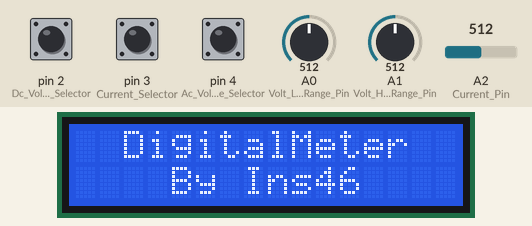
Recording of a sketch running on a simulated Arduino Uno, built with avr-gcc and run on an emulated ATmega328P. Shown: 16×2 character LCD. The test bench sets the inputs (shaded band); at power-on: pin 2 (Dc_Voltage_Selector) HIGH, pin 3 (Current_Selector) HIGH, pin 4 (Ac_Voltage_Selector) HIGH, A0 (Volt_Low_Range_Pin) = 512, A1 (Volt_High_Range_Pin) = 512, A2 (Current_Pin) = 512. What the sketch prints to the serial monitor is not drawn.

Above: at 0.1 s.
3.3 s: pin 2 (Dc_Voltage_Selector) pulled LOW for 0.15 s
At 4.2 s:
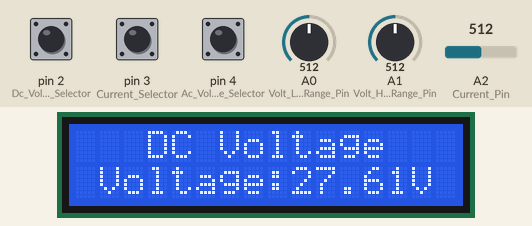
4.9 s: pin 3 (Current_Selector) pulled LOW for 0.15 s
At 5.4 s:
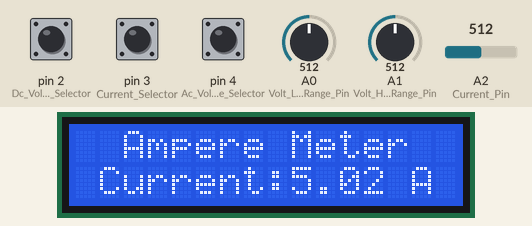
6.5 s: pin 4 (Ac_Voltage_Selector) pulled LOW for 0.15 s
At 7.7 s:
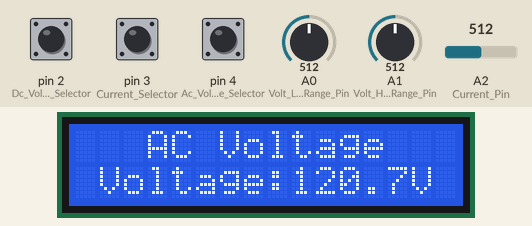
8.1 s: pin 2 (Dc_Voltage_Selector) pulled LOW for 1 s
At 9.0 s:
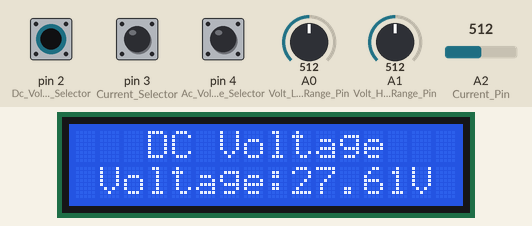
10.6 s: pin 3 (Current_Selector) pulled LOW for 1 s
At 10.9 s:
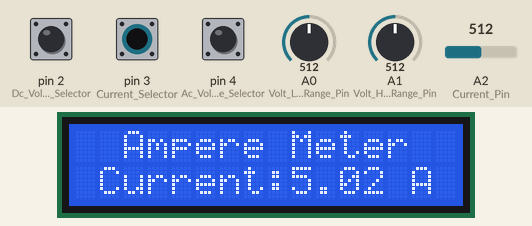
Timing chart, 0 to 13.6 s (numbered marks = the images above; inputs shaded):
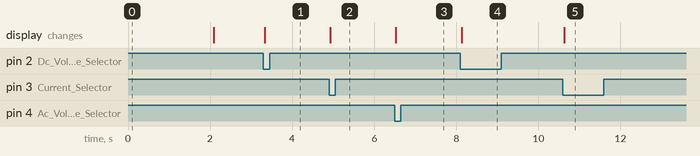

The sketch:

Digita_Meter_Programming.ino
```cpp
#include <Wire.h>
#include <LiquidCrystal_I2C.h>
LiquidCrystal_I2C lcd(0x27, 16, 2);

const int Volt_Low_Range_Pin = A0;
const int Volt_High_Range_Pin = A1;
const int Current_Pin = A2;
const int AC_Volt_Pin = A3;
const int Dc_Voltage_Selector = 2;
const int Current_Selector = 3;
const int Ac_Voltage_Selector = 4;
int i;

const float R1_LowRange = 100000.0; // R1-LowRange == 100k Ohm
const float R2_LowRange = 1000.0;   // R2-LowRange == 1k Ohm
const float R1_HighRange = 10000.0; // R1-HighRange == 10k Ohm
const float R2_HighRange = 1000.0;  // R2-HighRange == 1k Ohm

const float r3 = 1680.0;
const float r4 = 110000.0;
const float R_Shunt = 0.5;
float volt = 0.0;
float amp = 0.0;
float temp = 0;

void setup() {
  //Setup
  i = 2;
  while (i<=4){
    pinMode(i,INPUT_PULLUP); // Set Switch to INPUT_PULLUP
    i++;
  }

  Serial.begin(9600);
  Serial.println("Hello World!");

  lcd.begin();
  lcd.backlight();
  lcd.setCursor(2, 0);
  lcd.print("DigitalMeter");
  lcd.setCursor(4, 1);
  lcd.print("By Ins46");
  delay(2000);
  lcd.clear();
}

void loop() {
  int Dc_Volt_State = digitalRead(Dc_Voltage_Selector);
  int Current_State = digitalRead(Current_Selector);
  int Ac_Volt_State = digitalRead(Ac_Voltage_Selector);
  if(Dc_Volt_State == LOW){
    DC_Volt();
    // Serial.println("DC");
  }
  if(Current_State == LOW){
    DC_Current();
    // Serial.println("Amp");

  }
  if(Ac_Volt_State == LOW){
    AC_Volt();
    // Serial.println("AC");
  }
  // For Test
  // DC_Volt();
  // DC_Current();
  // AC_Volt();
}

void DC_Volt(){

  // OLD CODE
  int sensorLowValue = analogRead(Volt_Low_Range_Pin); // Read Value from AnalogPin from Low Range Pin
  float Low_voltage = (sensorLowValue * 5.0) / 1023.0; // Calculate Voltage
  float actual_Low_Voltage = Low_voltage * ((R1_LowRange + R2_LowRange) / R2_LowRange); // Actual Voltage

  int sensorHighValue = analogRead(Volt_High_Range_Pin); // Read Value from AnalogPin from Low Range Pin
  float High_voltage = (sensorHighValue * 5.0) / 1023.0; // Calculate Voltage
  float actual_High_Voltage = High_voltage * ((R1_HighRange + R2_HighRange) / R2_HighRange); // Actual Voltage


  // Range Calibation
  if(actual_High_Voltage >= 1.3 && actual_High_Voltage <= 4.94){
    actual_High_Voltage = actual_High_Voltage + 0.1;
  }
  if(actual_High_Voltage >= 4.95 && actual_High_Voltage <= 8.91){
    actual_High_Voltage = actual_High_Voltage + 0.05;
  }
  if(actual_High_Voltage >= 8.92 && actual_High_Voltage <= 11.93){
    actual_High_Voltage = actual_High_Voltage + 0.08;
  }
  if(actual_High_Voltage >= 11.94 && actual_High_Voltage <= 23.97){
    actual_High_Voltage = actual_High_Voltage + 0.06;
  }
  if(actual_High_Voltage >= 23.98 && actual_High_Voltage <= 31.50){
    actual_High_Voltage = actual_High_Voltage + 0.08;
  }
  if(actual_High_Voltage >= 31.51){
    actual_High_Voltage = actual_High_Voltage - 0.03;
  }
  // Voltage Monitor (For Debug)
  // Serial.print("Dc Voltage ");
  // Serial.print("L: ");
  Serial.print(actual_Low_Voltage);
  Serial.print(" H: ");
  Serial.println(actual_High_Voltage);

  // LCD Display
  lcd.setCursor(2, 0);
  lcd.print(" DC Voltage ");
  lcd.setCursor(1, 1);
  lcd.print("Voltage:");
  lcd.setCursor(9, 1);
  lcd.print(actual_High_Voltage);
  lcd.setCursor(14,1);
  lcd.print("V");
  if(actual_High_Voltage < 10.00){
    lcd.setCursor(13, 1);
    lcd.print(" ");
  }
  delay(400);
}

void DC_Current(){
  volt = (analogRead(Current_Pin) * (5.0 / 1023.0)); // Convert ADC To Voltage
  amp = (volt/R_Shunt); // Caculate Current
  if(amp > 0.38){
    amp = amp + 0.02;
  }

  // Current Monitor (For Debug)
  Serial.print("Current : ");
  Serial.println(amp);

  // LCD Display
  lcd.setCursor(2, 0); // กำหนดให้ เคอร์เซอร์ อยู่ตัวอักษรตำแหน่งที่0 แถวที่ 1 เตรียมพิมพ์ข้อความ
  lcd.print("Ampere Meter");
  lcd.setCursor(1, 1);
  lcd.print("Current:");
  lcd.setCursor(9, 1);
  lcd.print(amp);
  lcd.setCursor(14,1);
  lcd.print("A");
  lcd.setCursor(13,1);
  lcd.print(" ");
  delay(400);
}

void AC_Volt(){
  float analogvalue = analogRead(AC_Volt_Pin);
  temp = (analogvalue * 5.0) / 1024.0;
  float ac_volt = temp * (120000 + 1680) / 1680;
  float ac_cal = ac_volt;
  ac_cal = (ac_cal * 0.707) + 1;
  float ac_actual = ac_cal;
  if(ac_cal == 1.0){
    ac_actual = 0.0;
  }

  // Error Correcting
  if(ac_cal >= 7 && ac_cal < 11){
    ac_actual = ac_cal - 0.25;
  }
  if(ac_cal >= 11 && ac_cal < 15){
    ac_actual = ac_cal - 0.5;
  }
  if(ac_cal >= 15 && ac_cal < 20){
    ac_actual = ac_cal - 0.75;
  }
  if(ac_cal >= 20 && ac_cal < 30){
    ac_actual = ac_cal - 1;
  }
  if(ac_cal >= 30 && ac_cal < 35){
    ac_actual = ac_cal - 1.5;
  }
  if(ac_cal >= 35 && ac_cal < 37){
    ac_actual = ac_cal - 1.5 - 0.75;
  }
  if(ac_cal >= 37 && ac_cal < 40){
    ac_actual = ac_cal - 1.5;
  }
  if(ac_cal >= 40 && ac_cal < 49){
    ac_actual = ac_cal - 1.25;
  }
  if(ac_cal >= 50 && ac_cal < 75){
    ac_actual = ac_cal - 3;
  }
  if(ac_cal >= 75 && ac_cal < 100){
    ac_actual = ac_cal - 4.75;
  }
  if(ac_cal >= 100 && ac_cal < 110){
    ac_actual = ac_cal - 6.5;
  }
  if(ac_cal >= 110 && ac_cal < 120){
    ac_actual = ac_cal - 7.5;
  }
  if(ac_cal >= 120 && ac_cal < 130){
    ac_actual = ac_cal - 8.25;
  }


  lcd.setCursor(2, 0);
  lcd.print(" AC Voltage ");
  lcd.setCursor(1, 1);
  lcd.print("Voltage:");
  lcd.setCursor(9, 1);
  lcd.print(ac_actual);
  lcd.setCursor(14,1);
  lcd.print("V");
  if(ac_actual < 10.00){
    lcd.setCursor(13, 1);
    lcd.print(" ");
  }
  delay(400);
  // Serial.println(ac_volt);

}
```

Measured:
- after the input at 3.3 s, the display: changes at once (image 1)
- after the input at 4.9 s, the display: changes at once (image 2)
- after the input at 6.5 s, the display: changes at once (image 3)
- after the input at 8.1 s, the display: changes at once (image 4)
- after the input at 10.6 s, the display: changes at once (image 5)
